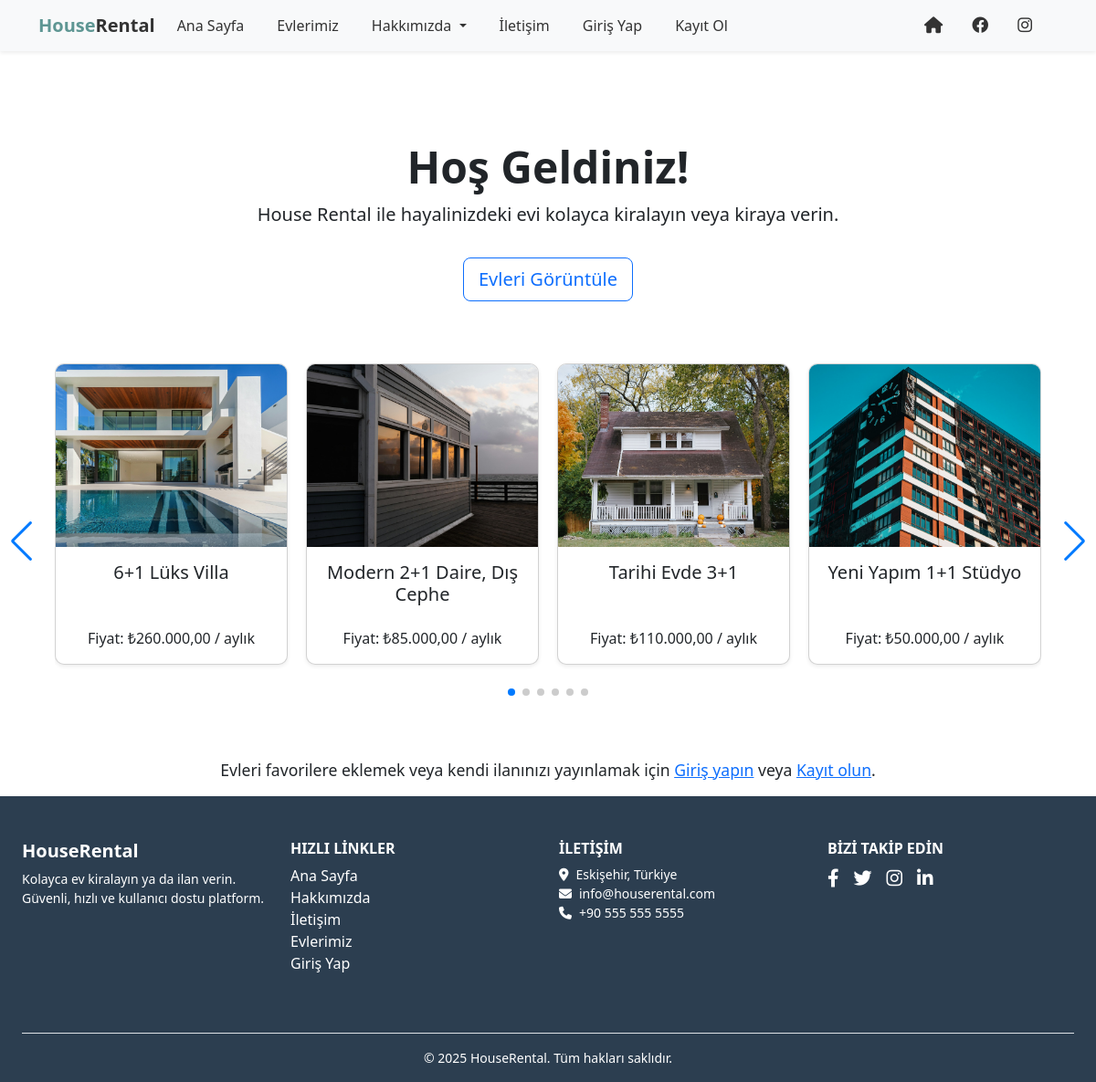
The page / on the database its author committed.
### tables this page shows
CREATE TABLE `houses` (
  `id` int(11) NOT NULL,
  `user_id` int(11) NOT NULL,
  `title` varchar(255) NOT NULL,
  `description` text NOT NULL,
  `price` decimal(10,2) NOT NULL,
  `image` varchar(255) DEFAULT NULL,
  `created_at` timestamp NOT NULL DEFAULT current_timestamp(),
  `location` varchar(255) DEFAULT NULL,
  `size` int(11) DEFAULT NULL,
  `bedrooms` int(11) DEFAULT NULL,
  `bathrooms` int(11) DEFAULT NULL,
  `year_built` year(4) DEFAULT NULL,
  `features` text DEFAULT NULL,
  `status` varchar(20) DEFAULT 'available'
);

### index.php (the view, shortened to what this page needs)
<?php
include('includes/header.php');
$stmt = $pdo->query("SELECT * FROM houses WHERE status = 'available' ORDER BY id DESC LIMIT 6");
$featuredHouses = $stmt->fetchAll();
?>
<div class="container mt-4 homepage">
    <main class="container">
    <section class="text-center fade-in">
        <h1 class="display-5 fw-bold">Hoş Geldiniz!</h1>
        <p class="lead">House Rental ile hayalinizdeki evi kolayca kiralayın veya kiraya verin.</p>
        <a href="house-listing.php" class="btn btn-outline-primary btn-lg mt-3">Evleri Görüntüle</a>
    </section>
    </main>
    <br>
    <div class="swiper mySwiper py-4">
        <div class="swiper-wrapper">
            <?php foreach ($featuredHouses as $house): ?>
                <div class="swiper-slide d-flex justify-content-center">
                    <div class="card shadow-sm d-flex flex-column justify-content-between" style="width: 100%; max-width: 300px; height: 330px;">
                        <?php if ($house['image']): ?>
                            <img src="<?php echo htmlspecialchars($house['image']); ?>" class="card-img-top" alt="Ev Görseli" style="height: 200px; object-fit: cover;">
                        <?php endif; ?>
                        <div class="card-body d-flex flex-column justify-content-between">
                            <h5 class="card-title" style="min-height: 48px; overflow: hidden;"><?php echo htmlspecialchars($house['title']); ?></h5>
                            <p class="card-text">Fiyat: ₺<?php echo number_format($house['price'], 2, ',', '.'); ?> / aylık</p>
                        </div>
                    </div>
                </div>
            <?php endforeach; ?>
        </div>
    </div>
    <div class="swiper-button-next"></div>
    <div class="swiper-button-prev"></div>
    <div class="swiper-pagination"></div>
</div>
    <?php if (!isset($_SESSION['user_id'])): ?>
        <div class="auth-call mt-4 text-center">
            <p>Evleri favorilere eklemek veya kendi ilanınızı yayınlamak için <a href="login.php">Giriş yapın</a> veya <a href="register.php">Kayıt olun</a>.</p>
        </div>
    <?php endif; ?>
<?php include('includes/footer.php'); ?>

### includes/header.php (shortened to what this page needs)
<!DOCTYPE html>
<html lang="tr">
<head>
  <link href="https://cdn.jsdelivr.net/npm/bootstrap@5.3.3/dist/css/bootstrap.min.css" rel="stylesheet">
  <link href="https://cdnjs.cloudflare.com/ajax/libs/font-awesome/6.4.0/css/all.min.css" rel="stylesheet">
  <link rel="stylesheet" href="https://cdn.jsdelivr.net/npm/swiper@11/swiper-bundle.min.css" />
  <link rel="stylesheet" href="assets/css/style.css">
</head>
<body>
<nav class="navbar navbar-expand-lg fixed-top navbar-light bg-light shadow-sm">
  <div class="container">
    <a class="navbar-brand" href="index.php">
      <span>House</span><span>Rental</span>
    </a>
    <div class="collapse navbar-collapse" id="navbarContent">
      <ul class="navbar-nav me-auto mb-2 mb-lg-0">
        <li class="nav-item"><a class="nav-link" href="index.php">Ana Sayfa</a></li>
        <li class="nav-item"><a class="nav-link" href="house-listing.php">Evlerimiz</a></li>
        <li class="nav-item dropdown">
        <a class="nav-link dropdown-toggle" href="#" id="navbarDropdown" role="button" data-bs-toggle="dropdown" aria-expanded="false">
            Hakkımızda
        </a>
    </li>
        <li class="nav-item"><a class="nav-link" href="contact.php">İletişim</a></li>
        <?php if (isset($_SESSION['user_id'])): ?>
          <?php if ($_SESSION['user_role'] == 'user'): ?>
            <li class="nav-item"><a class="nav-link" href="favorites.php">Favorilerim</a></li>
            <li class="nav-item dropdown">
              <a class="nav-link dropdown-toggle" href="#" id="profileDropdown" role="button" data-bs-toggle="dropdown">
                Profilim
              </a>
              <ul class="dropdown-menu">
                <li><a class="dropdown-item" href="my_houses.php">Evlerim</a></li>
                <li><a class="dropdown-item" href="add-house.php">Ev Ekle</a></li>
                <li><a class="dropdown-item" href="account_settings.php">Hesap Ayarları</a></li>
              </ul>
            </li>
          <?php elseif ($_SESSION['user_role'] == 'admin'): ?>
            <li class="nav-item"><a class="nav-link" href="admin/dashboard.php">Admin Paneli</a></li>
          <?php endif; ?>
          <li class="nav-item"><a class="nav-link" href="logout.php">Çıkış Yap</a></li>
        <?php else: ?>
          <li class="nav-item"><a class="nav-link" href="login.php">Giriş Yap</a></li>
          <li class="nav-item"><a class="nav-link" href="register.php">Kayıt Ol</a></li>
        <?php endif; ?>
      </ul>
      <ul class="navbar-nav d-flex flex-row">
        <li class="nav-item me-3"><a class="nav-link" href="#"><i class="fas fa-home nav-icon"></i></a></li>
        <li class="nav-item me-3"><a class="nav-link" href="#"><i class="fab fa-facebook nav-icon"></i></a></li>
        <li class="nav-item"><a class="nav-link" href="#"><i class="fab fa-instagram nav-icon"></i></a></li>
      </ul>
    </div>
  </div>
</nav>
</body>
</html>

### includes/footer.php
<footer class="text-white pt-5 pb-3" style="background-color: #2c3e50;">
  <div class="container-fluid px-4">
    <div class="row">
      <div class="col-md-3 mb-4">
        <h5 class="fw-bold">HouseRental</h5>
        <p class="small">
          Kolayca ev kiralayın ya da ilan verin. Güvenli, hızlı ve kullanıcı dostu platform.
        </p>
      </div>
      <div class="col-md-3 mb-4">
        <h6 class="text-uppercase fw-bold">Hızlı Linkler</h6>
        <ul class="list-unstyled">
          <li><a href="index.php" class="text-white text-decoration-none">Ana Sayfa</a></li>
          <li><a href="about.php" class="text-white text-decoration-none">Hakkımızda</a></li>
          <li><a href="contact.php" class="text-white text-decoration-none">İletişim</a></li>
          <li><a href="house-listing.php" class="text-white text-decoration-none">Evlerimiz</a></li>
          <li><a href="login.php" class="text-white text-decoration-none">Giriş Yap</a></li>
        </ul>
      </div>
      <div class="col-md-3 mb-4">
        <h6 class="text-uppercase fw-bold">İletişim</h6>
        <ul class="list-unstyled small">
          <li><i class="fas fa-map-marker-alt me-2"></i>Eskişehir, Türkiye</li>
          <li><i class="fas fa-envelope me-2"></i>info@houserental.com</li>
          <li><i class="fas fa-phone me-2"></i>+90 555 555 5555</li>
        </ul>
      </div>
      <div class="col-md-3 mb-4">
        <h6 class="text-uppercase fw-bold">Bizi Takip Edin</h6>
        <div class="d-flex gap-3">
          <a href="#" class="text-white fs-5"><i class="fab fa-facebook-f"></i></a>
          <a href="#" class="text-white fs-5"><i class="fab fa-twitter"></i></a>
          <a href="#" class="text-white fs-5"><i class="fab fa-instagram"></i></a>
          <a href="#" class="text-white fs-5"><i class="fab fa-linkedin-in"></i></a>
        </div>
      </div>
    </div>
    <div class="text-center mt-4 border-top pt-3 small" style="border-color: rgba(255,255,255,0.1);">
      © <?= date('Y') ?> HouseRental. Tüm hakları saklıdır.
    </div>
  </div>
</footer>

### assets/css/style.css (style rules this page uses)
html, body { height: 100%; margin: 0; padding: 0; }
.homepage { text-align: center; padding: 30px; }
.navbar { background-color: transparent; transition: background-color 0.4s ease-in-out, padding 0.3s; }
.navbar-brand span:first-child { color: #5e9693; font-weight: bold; }
.navbar-brand span:last-child { color: #333; font-weight: bold; }
.nav-link { color: #333 !important; transition: color 0.2s; }
.nav-icon { font-size: 18px; }
.nav-item { margin-right: 20px; }
body { padding-top: 80px; scroll-behavior: smooth; }
.fade-in { opacity: 0; transform: translateY(20px); transition: all 0.8s ease; }
.fade-in.visible { opacity: 1; transform: translateY(0); }
.auth-call { margin-top: 40px; font-size: 1.1em; }
main { padding: 20px; }
.card { box-shadow: 0 4px 8px rgba(0,0,0,0.1); border-radius: 10px; }
.swiper-slide { display: flex; justify-content: center; }
.card { border-radius: 10px; overflow: hidden; transition: transform 0.3s ease; }
.swiper-pagination { position: relative; top: 20px; }

### rows shown on the page
houses: image (picture), title "6+1 Lüks Villa", price "260.000,00"
houses: image (picture), title "Modern 2+1 Daire, Dış Cephe", price "85.000,00"
houses: image (picture), title "Tarihi Evde 3+1", price "110.000,00"
houses: image (picture), title "Yeni Yapım 1+1 Stüdyo", price "50.000,00"
